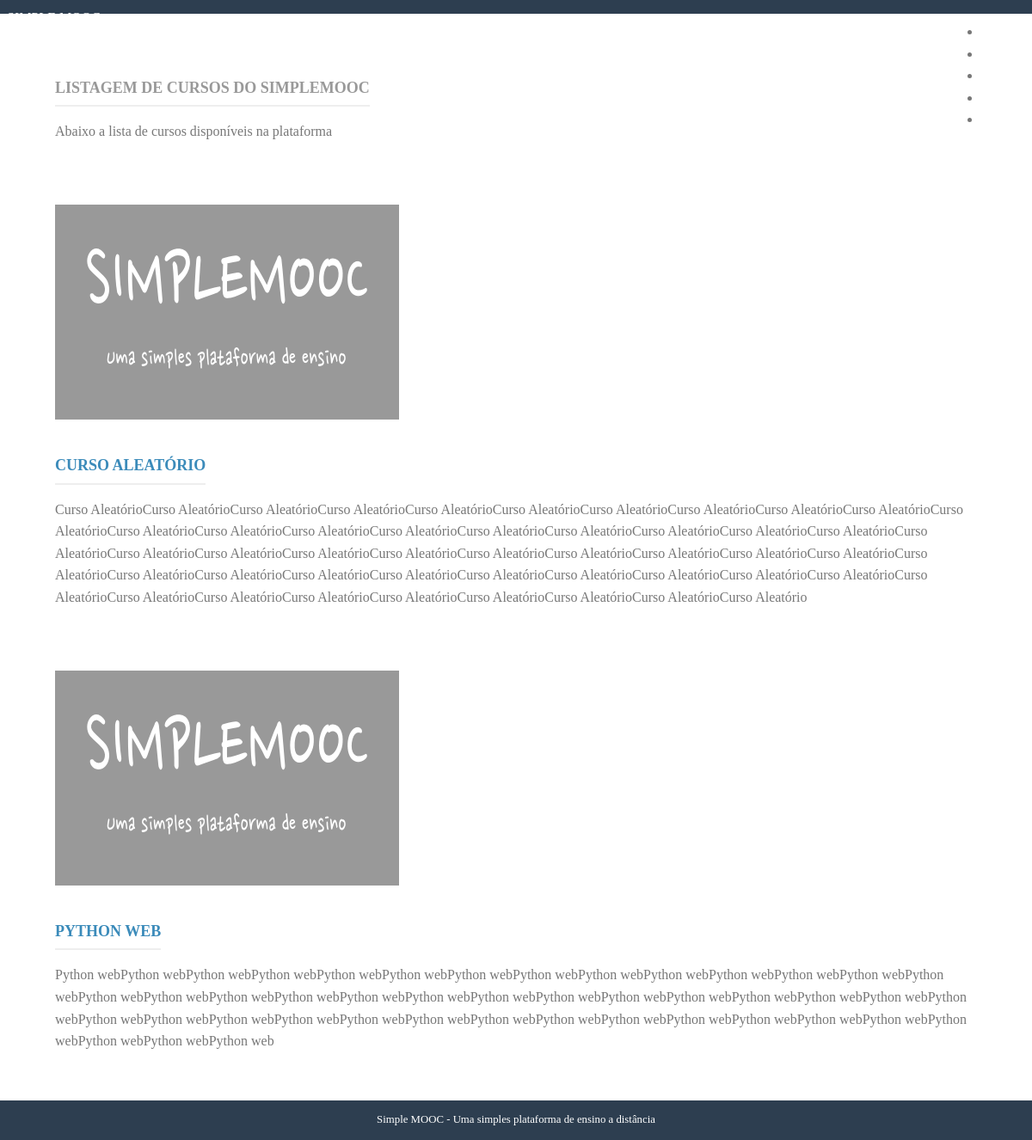
Screenshot of /cursos/ with the database file from the repository.
### courses/models.py (models this page shows, shortened)
class Course(models.Model):
    name = models.CharField('Nome', max_length=100)
    slug = models.SlugField('Atalho')
    description = models.TextField('Descrição', blank=True)
    about = models.TextField('Sobre o curso', blank = True)
    start_date = models.DateField(
        'Data de inicio', null=True, blank=True
    )
    image = models.ImageField(
        upload_to='courses/images', verbose_name='Imagem',
        null=True, blank=True
    )
    created_at = models.DateField(
        'Criado em', auto_now_add=True
    )
    updated_at = models.DateField(
        'Atualizado em', auto_now = True
    )
    objects = CourseManager()
    def get_absolute_url(self):
        from django.urls import reverse
        return reverse("courses:details", kwargs={"slug": self.slug})
    class Meta:
        verbose_name = 'Curso'
        verbose_name_plural = 'Cursos'
        ordering = ['name']

### courses/views.py (the view)
# urls.py: path('', views.index, name='index'),
def index(request):
    courses = Course.objects.all()
    template_name = 'courses/index.html'
    context = {
        'courses': courses
    }
    return render(request, template_name, context)

### courses/templates/courses/index.html (shortened to what this page needs)
{% extends "base.html" %}
{% load static %}
{% block content %}
<div class="pure-g-r content-ribbon">
    <div class="pure-u-1">
        <div class="l-box">
            <h4 class="content-subhead">Listagem de Cursos do SimpleMOOC</h4>
            <p>Abaixo a lista de cursos disponíveis na plataforma</p>
        </div>
    </div>
</div>
{% for course in courses %}
<div class="pure-g-r content-ribbon">
    <div class="pure-u-1-3">
        <div class="l-box">
            <a href="{{ course.get_absolute_url }}">
            {% if course.image %}
            <img src="{{ course.image.url }}" alt="{{ course.name }}" />
            {% else %}
            <img src="{% static 'img/course-image.png' %}" alt="{{ course.name }}" />
            {% endif %}
            </a>
        </div>
    </div>
    <div class="pure-u-2-3">
        <div class="l-box">
            <h4 class="content-subhead"><a href="{{ course.get_absolute_url }}" title="">{{ course.name }}</a></h4>
            {{ course.description|linebreaks }}
        </div>
    </div>
</div>
{% endfor %}
{% endblock %}

### core/static/css/styles.css (style rules this page uses)
* { -webkit-box-sizing: border-box; -moz-box-sizing: border-box; box-sizing: border-box; }
body { margin: 0 auto; line-height: 1.7em; }
a { color: #3b8bba; }
.l-box { padding: 1em; }
.content .content-subhead { color: #999; padding-bottom: 0.3em; text-transform: uppercase; margin: 0; border-bottom: 2px solid #eee; display: inline-block; }
.content .content-ribbon { margin: 1.5em 3em; }
body { min-width: 320px; color: #777; line-height: 1.6; }
h1, h2, h3, h4, h5, h6 { font-weight: bold; color: rgb(75, 75, 75); }
h4 { font-size: 1.125em; }
a { color: #3b8bba; text-decoration: none; }

### rows the page displays
Course: name "CURSO ALEATÓRIO", description "Curso AleatórioCurso AleatórioCurso AleatórioCurso AleatórioCurso AleatórioCurso AleatórioCurso AleatórioCurso AleatórioCurso AleatórioCurso AleatórioCurso AleatórioCurso AleatórioCurso AleatórioCurso AleatórioCurso AleatórioCurso AleatórioCurso AleatórioCurso AleatórioCurso AleatórioCurso AleatórioCurso AleatórioCurso AleatórioCurso AleatórioCurso AleatórioCurso AleatórioCurso AleatórioCurso AleatórioCurso AleatórioCurso AleatórioCurso AleatórioCurso AleatórioCurso AleatórioCurso AleatórioCurso AleatórioCurso AleatórioCurso AleatórioCurso AleatórioCurso AleatórioCurso AleatórioCurso AleatórioCurso AleatórioCurso AleatórioCurso AleatórioCurso AleatórioCurso AleatórioCurso AleatórioCurso…"
Course: name "PYTHON WEB", description "Python webPython webPython webPython webPython webPython webPython webPython webPython webPython webPython webPython webPython webPython webPython webPython webPython webPython webPython webPython webPython webPython webPython webPython webPython webPython webPython webPython webPython webPython webPython webPython webPython webPython webPython webPython webPython webPython webPython webPython webPython webPython webPython webPython webPython web"
